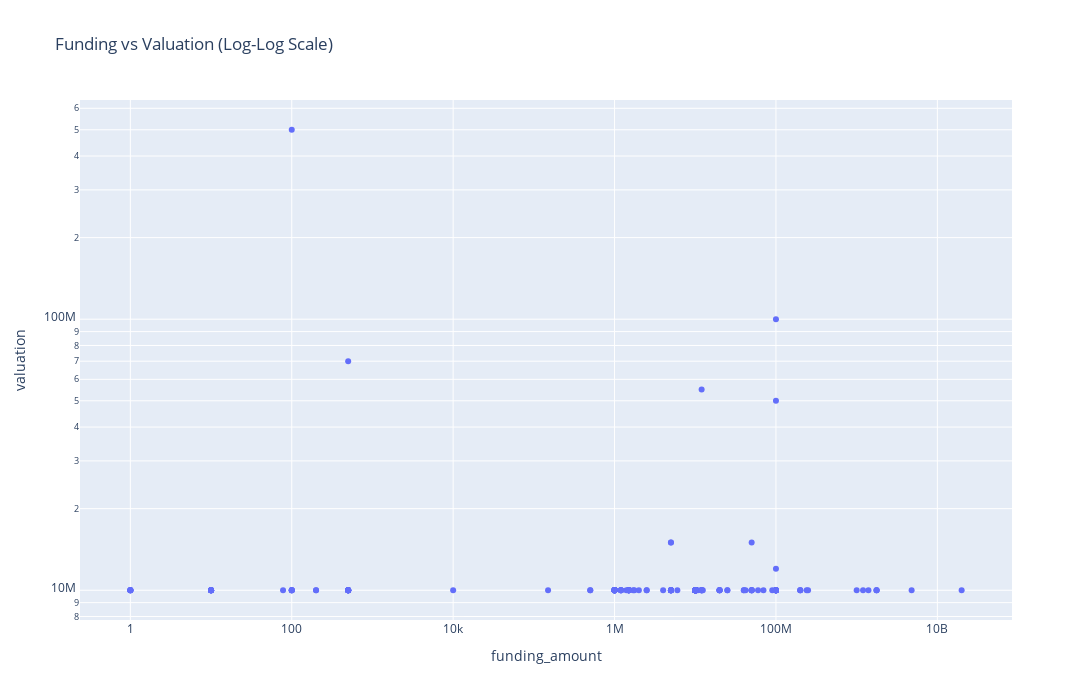

The notebook cell this image was saved under:
### Code cell
fig = px.scatter(
    df,
    x="funding_amount",
    y="valuation",
    log_x=True,
    log_y=True,
    hover_data=["company"],
    title="Funding vs Valuation (Log-Log Scale)",
    width=1200,
    height=700
)
fig.show()

### Figure 1 — Plotly figure (JSON) as saved in the notebook; plotly's stock layout.template omitted (floating-point values rounded to 4 significant figures; data arrays with more than 128 entries replaced by an {"elided": "..."} marker saying what was removed)
{"data": [{"customdata": {"elided": "278x1 str values"}, "hovertemplate": "funding_amount=%{x}<br>valuation=%{y}<br>company=%{customdata[0]}<extra></extra>", "legendgroup": "", "marker": {"color": "#636efa", "symbol": "circle"}, "mode": "markers", "name": "", "orientation": "v", "showlegend": false, "type": "scatter", "x": {"elided": "278 float values"}, "xaxis": "x", "y": {"elided": "278 int values"}, "yaxis": "y"}], "layout": {"height": 700, "legend": {"tracegroupgap": 0}, "title": {"text": "Funding vs Valuation (Log-Log Scale)"}, "width": 1200, "xaxis": {"anchor": "y", "domain": [0, 1], "title": {"text": "funding_amount"}, "type": "log"}, "yaxis": {"anchor": "x", "domain": [0, 1], "title": {"text": "valuation"}, "type": "log"}}}
